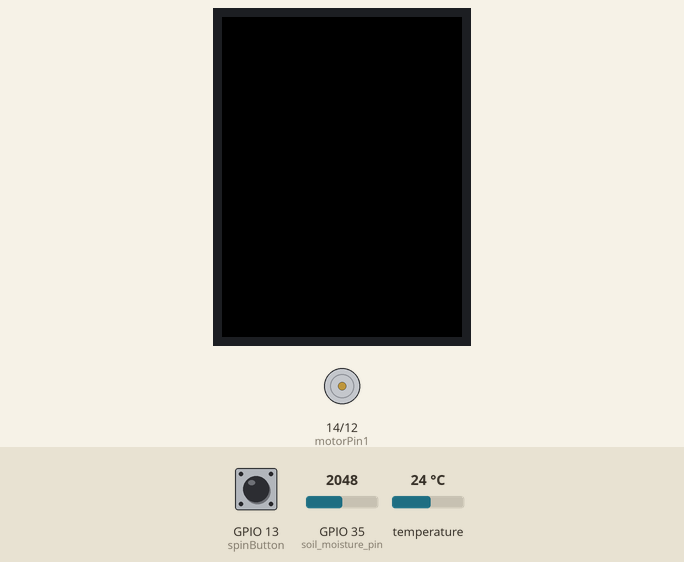
Simulated run of this sketch. Board: ESP32-C3. Shown: 320×240 colour display, motor-driver pin pairs drawn as motors (green arrow = first pin HIGH = forward, orange = second pin HIGH = backward, longer = more drive, scaled by the enable pin). Inputs (shaded band) come from the test bench; at power-on: GPIO 13 (spinButton) HIGH, GPIO 35 (soil_moisture_pin) = 2048, temperature 24 °C. What the sketch prints to the serial monitor is not drawn.

Above: at 1.8 s.
1.9 s: GPIO 13 (spinButton) pulled LOW for 0.6 s
At 13.6 s:
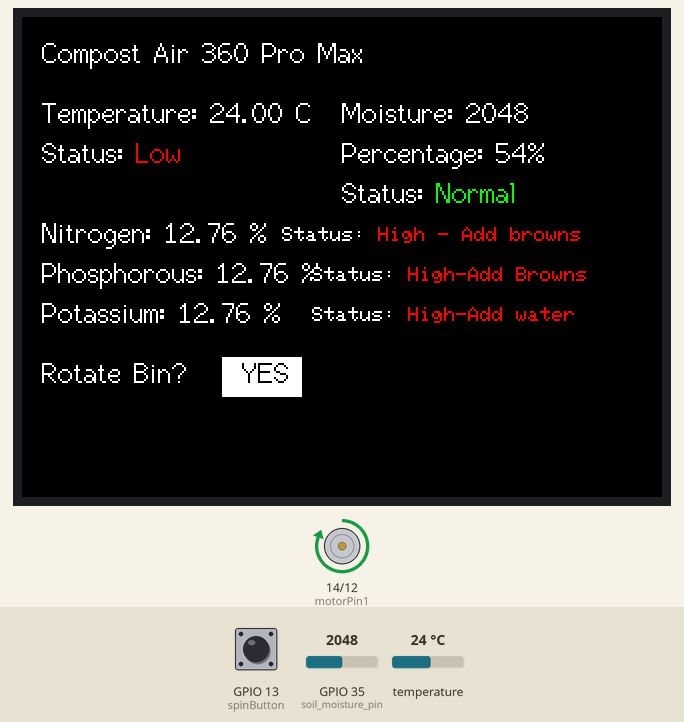
16.5 s: GPIO 35 (soil_moisture_pin) set to 960
30.5 s: GPIO 35 (soil_moisture_pin) set to 1063
At 44.3 s:
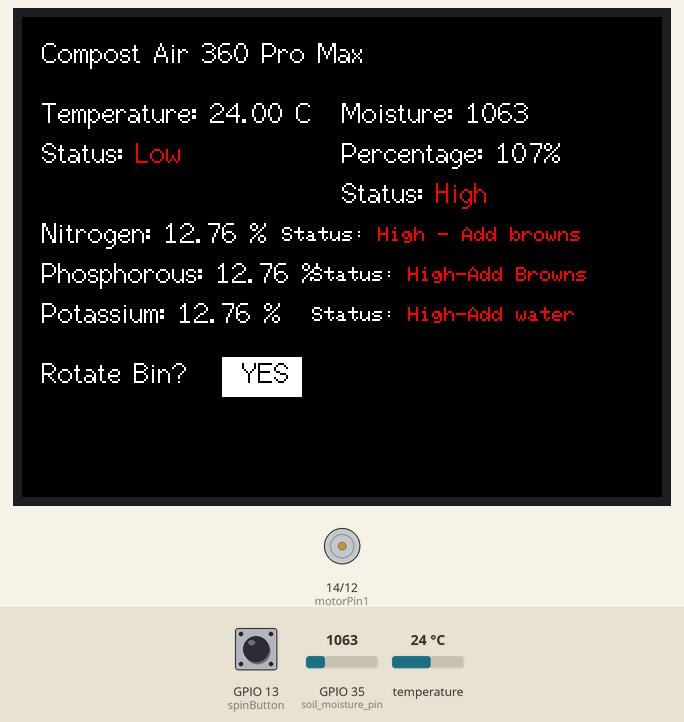
44.5 s: temperature set to 12 °C
57.1 s: GPIO 13 (spinButton) pulled LOW for 1 s
At 72.0 s:
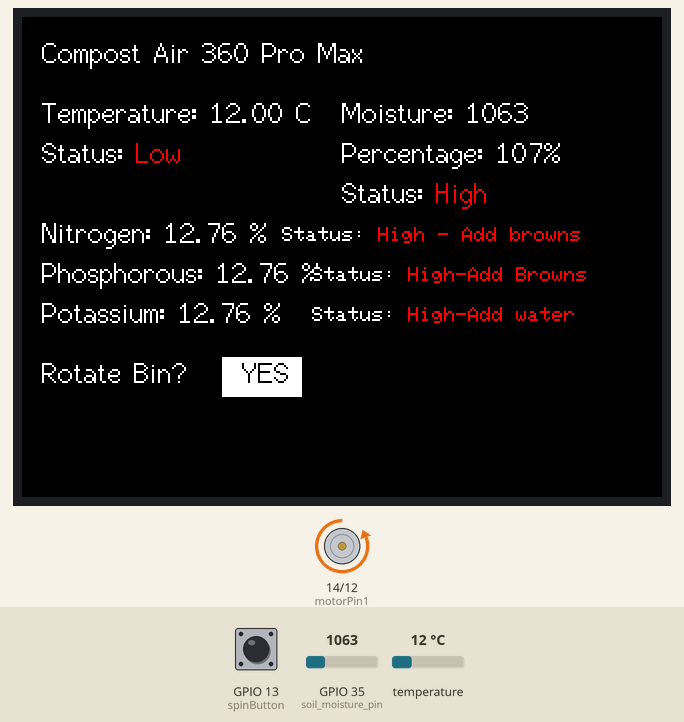
72.1 s: temperature set to 28 °C
At 87.6 s:
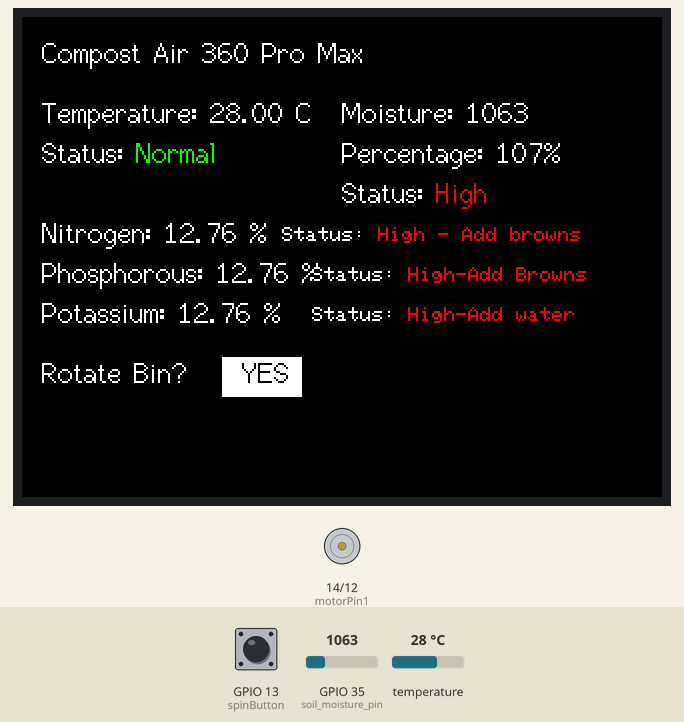
Timing chart, 0 to 88.8 s (numbered marks = the images above; inputs shaded):
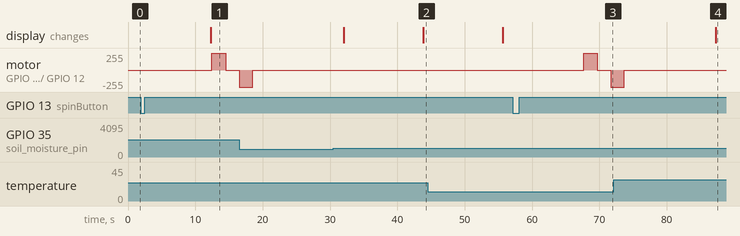

Measured:
- after the input at 1.9 s, motor on GPIO 14 (motorPin1) / GPIO 12 (motorPin2): stopped → forward 255/255 after 10.6 s, → stopped 2.0 s later
- after the input at 30.5 s, the display: first differs from a run without the input after 13.4 s (image 2)
- after the input at 57.1 s, motor on GPIO 14 (motorPin1) / GPIO 12 (motorPin2): stopped → forward 255/255 after 10.6 s, → stopped 2.0 s later, → backward 255/255 2.0 s later
- after the input at 72.1 s, the display: changes after 15.2 s (image 4)

The sketch:

ProjectCodeForTheDemo.ino
```cpp
#include <Arduino.h>
#include <OneWire.h>
#include "FS.h"
#include <DallasTemperature.h>
#include <TFT_eSPI.h>
#include <SPI.h>
#include <SoftwareSerial.h>

// Constants for TFT display color
#define TFT_BLACK 0x0000
#define TFT_WHITE 0xFFFF

// Pin definitions
#define temperature_sensor_pin 22
#define soil_moisture_pin 35
#define RE 25
#define DE 33

// Pin definitions
#define enablePin 27
#define motorPin1 14
#define motorPin2 12
#define spinButton 13

// Function prototypes
void spinIt();

/* More efficient delay*/
#define NOP __asm__ __volatile__ ("nop\n\t")

/* Debouncing */
unsigned long debounceDelay = 75;    // debounce time in ms


/* Adjust the motor timing and speed */
const int motorSpeed = 255;   /* [0 - 255] [off - fullspeed] */
const unsigned long spinTime = 2000;    /*  time Motor is spinning (in milliseconds) */
const unsigned long stopTime = 1000;    /* Time off between consecutive spins in same spin cycle (in milliseconds) */
const unsigned long clockAdjustment = 2; /* Ignore this: Used in SpinIt() function, minor adjustment to motor timing to compensate for instruction cycle limitations */

/* General structs for buttons */
struct Button {
  const int PIN;
  unsigned long timeLastPressed;
  bool pressed;
};

/* Spin button */
Button turnButton = {spinButton, 0, false};

/* handler for motor button */
void IRAM_ATTR isr() {
    unsigned long timePressed = millis();
    if (((timePressed - turnButton.timeLastPressed) > debounceDelay) && (turnButton.pressed == false)) {
      turnButton.pressed = true;
      turnButton.timeLastPressed = timePressed;
    }
}

// OneWire and DallasTemperature setup for temperature sensor
OneWire oneWire(temperature_sensor_pin);
DallasTemperature sensors(&oneWire);

// TFT_eSPI setup for TFT display
TFT_eSPI tft = TFT_eSPI();

// Constants for sensor thresholds and status display
const int dry = 3060;
const int wet = 1200;
const int moistureMin = 1000;
const int moistureMax = 4000;
const int temperatureCMin = 32;
const int temperatureCMax = 70;
const int dryThreshold = 40;
const int wetThreshold = 65;
const int lowThreshold = 29;
float maxVal = 1999;  // Declare maxVal as a global variable

// Modbus RTU requests for reading NPK values
const byte nitro[] = {0x01, 0x03, 0x00, 0x1e, 0x00, 0x01, 0xe4, 0x0c};
const byte phos[] = {0x01, 0x03, 0x00, 0x1f, 0x00, 0x01, 0xb5, 0xcc};
const byte pota[] = {0x01, 0x03, 0x00, 0x20, 0x00, 0x01, 0x85, 0xc0};

byte values[11];

SoftwareSerial mod(26, 32); // (R0, DI)

// Function prototypes
void displayError(const char *errorMessage);

void displayData(float temperature, int sensorValue, byte val1, byte val2, byte val3);

void setup() {
  Serial.begin(9600);
  tft.init();
  tft.setRotation(1);
  sensors.begin();
  mod.begin(9600);
  pinMode(RE, OUTPUT);
  pinMode(DE, OUTPUT);
  delay(500);

   /* Configure Pins for motor control */
  pinMode(motorPin1, OUTPUT);     /* MotorPins Adjust Direction */
  pinMode(motorPin2, OUTPUT);
  pinMode(enablePin, OUTPUT);     /* Speed Adjustment */

  // Configure button for motor
  pinMode(turnButton.PIN, INPUT_PULLUP);
  attachInterrupt(turnButton.PIN, isr, FALLING);
  Serial.print("Interrupt cONFIGURED");
}

void loop() {
  // Temperature Reading
  sensors.requestTemperatures();
  float temperatureC = sensors.getTempCByIndex(0);
  Serial.print("Temperatures: ");
  Serial.print(temperatureC);
  Serial.println("C°");


  // Soil Moisture Reading
  int sensorValue = analogRead(soil_moisture_pin);
  delay(3000);


  // NPK Readings
  byte val1, val2, val3;
  val1 = nitrogen();
  delay(1500);
  val2 = phosphorous();
  delay(2550);
  val3 = potassium();
  delay(3600);

  // Print values over serial
 /*Serial.print("Nitrogen: ");
 Serial.println(val1);
 Serial.print("Phosphorous: ");
 Serial.println(val2);
 Serial.print("Potassium: ");
 Serial.println(val3);*/

  // Display data or error message
  if (temperatureC != DEVICE_DISCONNECTED_C && sensorValue >= moistureMin && sensorValue <= moistureMax) {
    displayData(temperatureC, sensorValue, val1, val2, val3);
  } else {
    displayError("Error reading data!");
  }

  delay(200);

  if (turnButton.pressed){
    spinIt();
    turnButton.pressed = false;
  }
  NOP;
}

void spinIt(){
  /* Update Status flag, Spin Cycle Start */

  /* set speed */
  analogWrite(enablePin, motorSpeed);

  /* reference time for delay implementation */
  unsigned long startTime = millis();

  /* Spin one direction */
  digitalWrite(motorPin1, HIGH);
  digitalWrite(motorPin2, LOW);
  unsigned long refTime = millis() - startTime + clockAdjustment;
  while(refTime <= spinTime){
    refTime = millis() - startTime + clockAdjustment;
    Serial.print("refTime: "); Serial.println(refTime);
    Serial.print("spinTime: "); Serial.println(spinTime);
  }

  startTime = millis();

  /* Stop spinning */
  digitalWrite(motorPin1, LOW);
  digitalWrite(motorPin2, LOW);
  refTime = millis() - startTime + clockAdjustment;
  Serial.print("refTime: "); Serial.println(refTime);
  while(refTime <= spinTime){
    refTime = millis() - startTime + clockAdjustment;
  }

  startTime = millis();

  /* Spin opposite direction */
  digitalWrite(motorPin1, LOW);
  digitalWrite(motorPin2, HIGH);
  refTime = millis() - startTime + clockAdjustment;
  while(refTime <= spinTime){
    refTime = millis() - startTime + clockAdjustment;
  }
  startTime = millis();

  /* Stop spinning */
  digitalWrite(motorPin1, LOW);
  digitalWrite(motorPin2, LOW);
  refTime = millis() - startTime + clockAdjustment;
  while(refTime <= spinTime){
    refTime = millis() - startTime + clockAdjustment;
  }

  analogWrite(enablePin, 0);
  }

void displayData(float temperature, int sensorValue, byte val1, byte val2, byte val3) {

  tft.fillScreen(TFT_BLACK);
  tft.setTextColor(TFT_WHITE, TFT_BLACK);
  tft.setTextSize(1);

  // Display header
  tft.setCursor(10, 10, 2);
  tft.setRotation(1);
  tft.setTextSize(1.5);
  tft.print("Compost Air 360 Pro Max");
  tft.setTextSize(1);

  // Display temperature data
  tft.setCursor(10, 40, 2);
  tft.setRotation(1);
  tft.print("Temperature: ");
  tft.print(temperature);
  tft.println(" °C");

  // Display temperature status
  tft.setCursor(10, 60, 2);
  tft.setRotation(1);
  tft.print("Status: ");
  if (temperature <= (temperatureCMin - 5)) {  // Adjusted condition for "Low"
    tft.setTextColor(TFT_RED, TFT_BLACK);
    tft.print("Low");
  } else if (temperature >= (temperatureCMax + 5)) {  // Adjusted condition for "High"
    tft.setTextColor(TFT_RED, TFT_BLACK);
    tft.print("High");
  } else {
    tft.setTextColor(TFT_GREEN, TFT_BLACK);
    tft.print("Normal");
  }

  tft.setCursor(160, 40, 2);
  tft.setRotation(1);
  tft.setTextColor(TFT_WHITE, TFT_BLACK);
  tft.print("Moisture: ");
  tft.print(sensorValue);
  tft.println();

  // Calculate and display soil moisture percentage
  int percentage = map(sensorValue, dry, wet, 0, 100);
  tft.setCursor(160, 60, 2);
  tft.setRotation(1);
  tft.print("Percentage: ");
  tft.print(percentage);
  tft.println("%");

  //for Serial.begin(9600) to show the moisture sensor,
  Serial.print("");
  Serial.print("Soil Moisture: ");
  Serial.print(percentage);
  Serial.println(" %");

  // Display soil moisture status
  tft.setCursor(160, 80, 2);
  tft.setRotation(1);
  tft.print("Status: ");
  if (percentage <= (dryThreshold - 5)) {  // Adjusted condition for "Low"
    tft.setTextColor(TFT_RED, TFT_BLACK);
    tft.print("Low");
  } else if (percentage >= (wetThreshold + 5)) {  // Adjusted condition for "High"
    tft.setTextColor(TFT_RED, TFT_BLACK);
    tft.print("High");
  } else {
    tft.setTextColor(TFT_GREEN, TFT_BLACK);
    tft.print("Normal");
  }

    // Display "Rotate Bin?" text
  tft.setCursor(10, 170, 2);
  tft.setRotation(1); // Adjust rotation value here
  tft.setTextColor(TFT_WHITE, TFT_BLACK);
  tft.print("Rotate Bin?");

  // Display "YES" text box
  tft.drawRect(100, 170, 40, 20, TFT_WHITE);
  tft.fillRect(100, 170, 40, 20, TFT_WHITE);
  tft.setTextColor(TFT_BLACK, TFT_WHITE);
  tft.setCursor(110, 170, 2); // Adjusted position and aligned text
  tft.print("YES");


  // Display NPK data
 tft.setCursor(10, 100, 2);
  tft.setRotation(1);
  tft.setTextColor(TFT_WHITE, TFT_BLACK);
  tft.print("Nitrogen: ");
  float nitrogenPercentage = (val1 / maxVal) * 100;
  tft.print(nitrogenPercentage);
  tft.println(" %");

  //for Serial.begin(9600) to show the npk sensor,
 Serial.print("");
 Serial.print("Nitrogen: ");
 Serial.print(nitrogenPercentage);
 Serial.println(" %");

  // Adjusted condition for Nitrogen status level
  tft.setCursor(130, 105, 1);
  tft.setRotation(1);
  tft.setTextColor(TFT_WHITE, TFT_BLACK);
  tft.print("Status: ");
  if (nitrogenPercentage >= (2.0 + 0.5)) {
    tft.setTextColor(TFT_RED, TFT_BLACK);
    tft.print("High - Add browns");
  } else if (nitrogenPercentage <= (2.0 - 0.5)) {
    tft.setTextColor(TFT_RED, TFT_BLACK);
    tft.print("Low - Add greens");
  } else {
    tft.setTextColor(TFT_GREEN, TFT_BLACK);
    tft.print("Normal");
  }

  // Display Phosphorous data with status
tft.setCursor(10, 120, 2); // Adjusted position
tft.setRotation(1);
tft.setTextColor(TFT_WHITE, TFT_BLACK);
tft.print("Phosphorous: ");
float phosphorousPercentage = (val2 / maxVal) * 100;
tft.print(phosphorousPercentage);
tft.println(" %");

//for Serial.begin(9600) to show the npk sensor,
Serial.print("");
Serial.print("Phosphorous: ");
Serial.print(phosphorousPercentage);
Serial.println(" %");

// Adjusted condition for Phosphorous status level
tft.setCursor(145, 125, 1); // Adjusted position
tft.setRotation(1);
tft.setTextColor(TFT_WHITE, TFT_BLACK);
tft.print("Status: ");
if (phosphorousPercentage >= 1.0 + 0.25) {
  tft.setTextColor(TFT_RED, TFT_BLACK);
  tft.print("High-Add Browns");
} else if (phosphorousPercentage <= 0.5 - 0.25) {
  tft.setTextColor(TFT_RED, TFT_BLACK);
  tft.print("Low-Add Greens"); //to increase phosp add manure, bone meal,
} else {
  tft.setTextColor(TFT_GREEN, TFT_BLACK);
  tft.print("Normal");
}

// Display Potassium data with status
tft.setCursor(10, 140, 2); // Adjusted position
tft.setRotation(1);
tft.setTextColor(TFT_WHITE, TFT_BLACK);
tft.print("Potassium: ");
float potassiumPercentage = (val3 / maxVal) * 100;
tft.print(potassiumPercentage);
tft.println(" %");

//for Serial.begin(9600) to show the npk sensor,
Serial.print("");
Serial.print("Potassium: ");
Serial.print(potassiumPercentage);
Serial.println(" %");


// Adjusted condition for Potassium status level
tft.setCursor(145, 145, 1); // Adjusted position
tft.setRotation(1);
tft.setTextColor(TFT_WHITE, TFT_BLACK);
tft.print("Status: ");
if (potassiumPercentage >= 2.0 + 0.5) {
  tft.setTextColor(TFT_RED, TFT_BLACK);
  tft.print("High-Add water");
} else if (potassiumPercentage <= 2.0 - 0.5) {
  tft.setTextColor(TFT_RED, TFT_BLACK);
  tft.print("Low-Add Browns");
} else {
  tft.setTextColor(TFT_GREEN, TFT_BLACK);
  tft.print("Normal");
}
}

void displayError(const char *errorMessage) {
  tft.fillScreen(TFT_BLACK);
  tft.setCursor(10, 10, 2);
  tft.setTextColor(TFT_RED, TFT_BLACK);
  tft.setTextSize(1);
  tft.println(errorMessage);

  Serial.print("");
  Serial.println(errorMessage);
}

byte nitrogen() {
  digitalWrite(DE, HIGH);
  digitalWrite(RE, HIGH);
  delay(10);
  if (mod.write(nitro, sizeof(nitro)) == 8) {
    digitalWrite(DE, LOW);
    digitalWrite(RE, LOW);
    for (byte i = 0; i < 7; i++) {
      values[i] = mod.read();
    }
    Serial.println();
  }
  return values[4];
}

byte phosphorous() {
  digitalWrite(DE, HIGH);
  digitalWrite(RE, HIGH);
  delay(20);
  if (mod.write(phos, sizeof(phos)) == 8) {
    digitalWrite(DE, LOW);
    digitalWrite(RE, LOW);
    for (byte i = 0; i < 7; i++) {
      values[i] = mod.read();
    }
    Serial.println();
  }
  return values[4];
}

byte potassium() {
  digitalWrite(DE, HIGH);
  digitalWrite(RE, HIGH);
  delay(30);
  if (mod.write(pota, sizeof(pota)) == 8) {
    digitalWrite(DE, LOW);
    digitalWrite(RE, LOW);
    for (byte i = 0; i < 7; i++) {
      values[i] = mod.read();
    }
    Serial.println();
  }
  return values[4];
}
```
